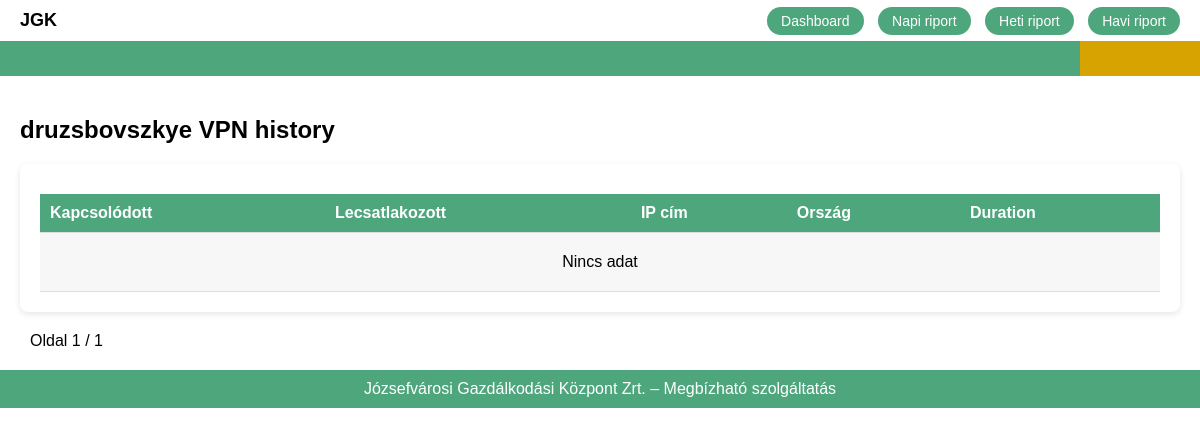
The page /report/user/druzsbovszkye/ on the database as committed earlier.
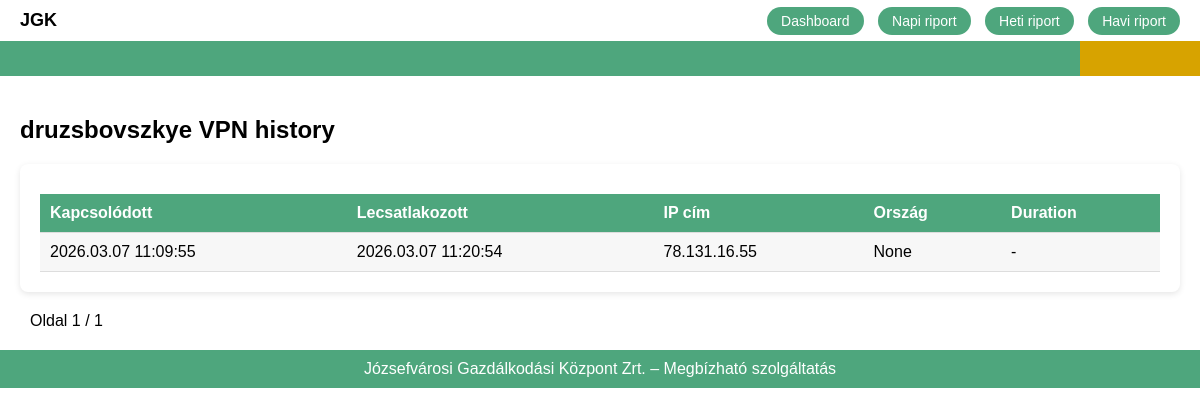
The same page on the database as committed later.
### vpn/models.py (models this page shows, shortened)
class VPNSession(models.Model):
    username = models.CharField(max_length=100)
    remote_ip = models.GenericIPAddressField()
    vpn_ip = models.GenericIPAddressField(null=True, blank=True)
    connected_at = models.DateTimeField()
    disconnected_at = models.DateTimeField(null=True, blank=True)
    duration_seconds = models.IntegerField(null=True, blank=True)
    country = models.CharField(max_length=100, null=True, blank=True)
    country_code = models.CharField(max_length=2, null=True, blank=True)
    latitude = models.FloatField(null=True, blank=True)
    longitude = models.FloatField(null=True, blank=True)
    created_at = models.DateTimeField(auto_now_add=True)
    class Meta:
        indexes = [
            models.Index(fields=["username"]),
            models.Index(fields=["connected_at"]),
        ]

### vpn/views.py (the view)
# urls.py: path('report/user/<str:username>/', views.user_history, name='user_history'),
def user_history(request, username):
    sessions = VPNSession.objects.filter(
        username=username,
        disconnected_at__isnull=False
    ).order_by("-connected_at")
    paginator = Paginator(sessions, 50)
    page_number = request.GET.get("page")
    page_obj = paginator.get_page(page_number)
    return render(request, "user_history.html", {
        "username": username,
        "sessions": page_obj
    })

### vpn/templatetags/duration.py (called while the page is built, shortened)
@register.filter
def duration_format(seconds):
    if not seconds:
        return "-"

### templates/user_history.html (shortened to what this page needs)
{% extends "base.html" %}
{% load static %}
{% load duration %}
{% block content %}
<h2>{{ username }} VPN history</h2>
<div class="panel">
<table>
<tr>
<th>Kapcsolódott</th>
<th>Lecsatlakozott</th>
<th>IP cím</th>
<th>Ország</th>
<th>Duration</th>
</tr>
{% for s in sessions %}
<tr>
<td>{{ s.connected_at|date:"Y.m.d H:i:s" }}</td>
<td>{{ s.disconnected_at|date:"Y.m.d H:i:s" }}</td>
<td>
{{ s.remote_ip }}
</td>
<td>{{ s.country }}</td>
<td>{{ s.duration_seconds|duration_format }}</td>
</tr>
{% empty %}
<tr>
<td colspan="5" style="text-align:center;padding:20px;">
Nincs adat
</td>
</tr>
{% endfor %}
</table>
</div>
<div class="pagination">
<span style="padding:10px;">
Oldal {{ sessions.number }} / {{ sessions.paginator.num_pages }}
</span>
</div>
{% endblock %}

Rows that differ between the two databases and show on the page:
added VPNSession: username "druzsbovszkye", connected_at "2026.03.07 11:09:55", disconnected_at "2026.03.07 11:20:54", remote_ip "78.131.16.55", country "None", duration_seconds|duration_format "-"
Other text that changed with them:
{{ username }}: "druzsbovszkye" → (not shown)
text no longer shown: "Nincs adat"
